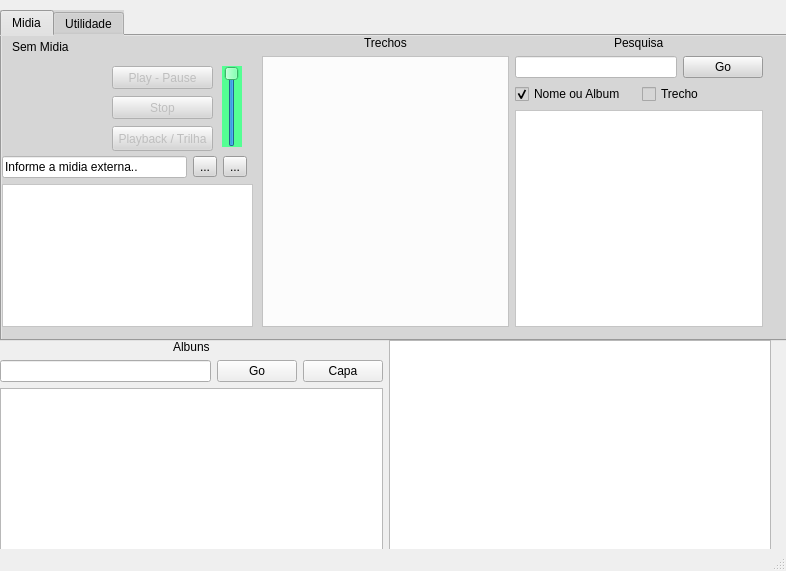
<?xml version="1.0" encoding="UTF-8"?>
<ui version="4.0">
 <class>MainWindow</class>
 <widget class="QMainWindow" name="MainWindow">
  <property name="geometry">
   <rect>
    <x>0</x>
    <y>0</y>
    <width>786</width>
    <height>571</height>
   </rect>
  </property>
  <property name="minimumSize">
   <size>
    <width>771</width>
    <height>310</height>
   </size>
  </property>
  <property name="windowTitle">
   <string>Sono7</string>
  </property>
  <property name="documentMode">
   <bool>false</bool>
  </property>
  <widget class="QWidget" name="centralwidget">
   <widget class="QTabWidget" name="tabWidget">
    <property name="geometry">
     <rect>
      <x>0</x>
      <y>10</y>
      <width>1451</width>
      <height>331</height>
     </rect>
    </property>
    <property name="styleSheet">
     <string notr="true">background-color: rgb(214, 214, 214);</string>
    </property>
    <property name="currentIndex">
     <number>0</number>
    </property>
    <property name="usesScrollButtons">
     <bool>false</bool>
    </property>
    <widget class="QWidget" name="tab">
     <attribute name="title">
      <string>Midia</string>
     </attribute>
     <widget class="QLabel" name="iconeMusica">
      <property name="geometry">
       <rect>
        <x>10</x>
        <y>30</y>
        <width>81</width>
        <height>81</height>
       </rect>
      </property>
      <property name="text">
       <string/>
      </property>
      <property name="pixmap">
       <pixmap>logoAdv.png</pixmap>
      </property>
      <property name="scaledContents">
       <bool>true</bool>
      </property>
      <property name="buddy">
       <cstring>mudarTrack</cstring>
      </property>
     </widget>
     <widget class="QPushButton" name="play">
      <property name="enabled">
       <bool>false</bool>
      </property>
      <property name="geometry">
       <rect>
        <x>110</x>
        <y>30</y>
        <width>101</width>
        <height>23</height>
       </rect>
      </property>
      <property name="text">
       <string>Play - Pause</string>
      </property>
      <property name="icon">
       <iconset>
        <normaloff>botao-de-play-pause_318-43701.jpg</normaloff>botao-de-play-pause_318-43701.jpg</iconset>
      </property>
      <property name="checkable">
       <bool>true</bool>
      </property>
      <property name="checked">
       <bool>false</bool>
      </property>
     </widget>
     <widget class="QPushButton" name="stop">
      <property name="enabled">
       <bool>false</bool>
      </property>
      <property name="geometry">
       <rect>
        <x>110</x>
        <y>60</y>
        <width>101</width>
        <height>23</height>
       </rect>
      </property>
      <property name="text">
       <string>Stop</string>
      </property>
     </widget>
     <widget class="QPushButton" name="mudarTrack">
      <property name="enabled">
       <bool>false</bool>
      </property>
      <property name="geometry">
       <rect>
        <x>110</x>
        <y>90</y>
        <width>101</width>
        <height>25</height>
       </rect>
      </property>
      <property name="styleSheet">
       <string notr="true"/>
      </property>
      <property name="text">
       <string>Playback / Trilha</string>
      </property>
      <property name="iconSize">
       <size>
        <width>30</width>
        <height>16</height>
       </size>
      </property>
      <property name="checkable">
       <bool>true</bool>
      </property>
     </widget>
     <widget class="QSlider" name="verticalSlider">
      <property name="geometry">
       <rect>
        <x>220</x>
        <y>30</y>
        <width>20</width>
        <height>81</height>
       </rect>
      </property>
      <property name="styleSheet">
       <string notr="true">background-color: rgb(84, 255, 147);</string>
      </property>
      <property name="maximum">
       <number>100</number>
      </property>
      <property name="value">
       <number>100</number>
      </property>
      <property name="sliderPosition">
       <number>100</number>
      </property>
      <property name="orientation">
       <enum>Qt::Vertical</enum>
      </property>
     </widget>
     <widget class="QLabel" name="reproduzindo">
      <property name="geometry">
       <rect>
        <x>10</x>
        <y>0</y>
        <width>251</width>
        <height>21</height>
       </rect>
      </property>
      <property name="styleSheet">
       <string notr="true">font: 75 italic 12pt &quot;Sans Serif&quot;;</string>
      </property>
      <property name="text">
       <string>Sem Midia</string>
      </property>
     </widget>
     <widget class="QWidget" name="gridLayoutWidget">
      <property name="geometry">
       <rect>
        <x>0</x>
        <y>120</y>
        <width>251</width>
        <height>171</height>
       </rect>
      </property>
      <layout class="QGridLayout" name="gridLayout">
       <item row="1" column="0">
        <widget class="QLineEdit" name="label_2">
         <property name="styleSheet">
          <string notr="true">background-color: rgb(255, 255, 255);
font: 8pt &quot;Sans Serif&quot;;</string>
         </property>
         <property name="text">
          <string>Informe a midia externa..</string>
         </property>
        </widget>
       </item>
       <item row="1" column="1">
        <widget class="QToolButton" name="adicionar">
         <property name="text">
          <string>...</string>
         </property>
         <property name="icon">
          <iconset>
           <normaloff>botao-de-play_318-40670.jpg</normaloff>botao-de-play_318-40670.jpg</iconset>
         </property>
         <property name="popupMode">
          <enum>QToolButton::InstantPopup</enum>
         </property>
        </widget>
       </item>
       <item row="1" column="2">
        <widget class="QToolButton" name="toolButton_2">
         <property name="text">
          <string>...</string>
         </property>
        </widget>
       </item>
       <item row="2" column="0" colspan="4">
        <widget class="QListWidget" name="lista_musicas">
         <property name="cursor" stdset="0">
          <cursorShape>PointingHandCursor</cursorShape>
         </property>
         <property name="acceptDrops">
          <bool>true</bool>
         </property>
         <property name="toolTip">
          <string notr="true"/>
         </property>
         <property name="statusTip">
          <string notr="true"/>
         </property>
         <property name="whatsThis">
          <string notr="true"/>
         </property>
         <property name="accessibleName">
          <string notr="true"/>
         </property>
         <property name="styleSheet">
          <string notr="true">background-color: rgb(255, 255, 255);</string>
         </property>
         <property name="viewMode">
          <enum>QListView::ListMode</enum>
         </property>
         <property name="modelColumn">
          <number>0</number>
         </property>
         <property name="uniformItemSizes">
          <bool>true</bool>
         </property>
        </widget>
       </item>
      </layout>
     </widget>
     <widget class="QWidget" name="horizontalLayoutWidget_3">
      <property name="geometry">
       <rect>
        <x>260</x>
        <y>0</y>
        <width>501</width>
        <height>291</height>
       </rect>
      </property>
      <layout class="QHBoxLayout" name="horizontalLayout_5">
       <item>
        <layout class="QVBoxLayout" name="verticalLayout_2">
         <item alignment="Qt::AlignHCenter">
          <widget class="QLabel" name="trechos3">
           <property name="styleSheet">
            <string notr="true">font: 75 14pt &quot;Sans Serif&quot;;</string>
           </property>
           <property name="text">
            <string>Trechos</string>
           </property>
          </widget>
         </item>
         <item>
          <widget class="QListWidget" name="lista_trecho">
           <property name="styleSheet">
            <string notr="true">background-color: rgb(252, 252, 252);</string>
           </property>
          </widget>
         </item>
        </layout>
       </item>
       <item>
        <layout class="QVBoxLayout" name="verticalLayout">
         <item alignment="Qt::AlignHCenter">
          <widget class="QLabel" name="label_3">
           <property name="styleSheet">
            <string notr="true">font: 75 14pt &quot;Sans Serif&quot;;</string>
           </property>
           <property name="text">
            <string>Pesquisa</string>
           </property>
          </widget>
         </item>
         <item>
          <layout class="QHBoxLayout" name="horizontalLayout">
           <item>
            <widget class="QLineEdit" name="pesquisa">
             <property name="styleSheet">
              <string notr="true">background-color: rgb(255, 255, 255);</string>
             </property>
            </widget>
           </item>
           <item>
            <widget class="QPushButton" name="botaopesquisa">
             <property name="text">
              <string>Go</string>
             </property>
            </widget>
           </item>
          </layout>
         </item>
         <item>
          <layout class="QHBoxLayout" name="horizontalLayout_2">
           <item>
            <widget class="QCheckBox" name="nomep">
             <property name="text">
              <string>Nome ou Album</string>
             </property>
             <property name="checked">
              <bool>true</bool>
             </property>
            </widget>
           </item>
           <item>
            <widget class="QCheckBox" name="Profissao">
             <property name="text">
              <string>Trecho</string>
             </property>
            </widget>
           </item>
          </layout>
         </item>
         <item>
          <widget class="QListWidget" name="listadevalores">
           <property name="styleSheet">
            <string notr="true">font: 75 italic 9pt &quot;Sans Serif&quot;;
background-color: rgb(255, 255, 255);
font: 9pt &quot;Sans Serif&quot;;</string>
           </property>
          </widget>
         </item>
        </layout>
       </item>
      </layout>
     </widget>
    </widget>
    <widget class="QWidget" name="tab_2">
     <attribute name="title">
      <string>Utilidade</string>
     </attribute>
    </widget>
   </widget>
   <widget class="QWidget" name="horizontalLayoutWidget_2">
    <property name="geometry">
     <rect>
      <x>0</x>
      <y>340</y>
      <width>771</width>
      <height>211</height>
     </rect>
    </property>
    <layout class="QHBoxLayout" name="horizontalLayout_4">
     <item>
      <layout class="QVBoxLayout" name="verticalLayout_3">
       <item alignment="Qt::AlignHCenter">
        <widget class="QLabel" name="label">
         <property name="styleSheet">
          <string notr="true">font: 75 12pt &quot;Sans Serif&quot;;</string>
         </property>
         <property name="text">
          <string>Albuns</string>
         </property>
        </widget>
       </item>
       <item>
        <layout class="QHBoxLayout" name="horizontalLayout_3">
         <item>
          <widget class="QLineEdit" name="pesquisarAlbum"/>
         </item>
         <item>
          <widget class="QPushButton" name="botaoAlbum">
           <property name="text">
            <string>Go</string>
           </property>
          </widget>
         </item>
         <item>
          <widget class="QPushButton" name="imagem">
           <property name="text">
            <string>Capa</string>
           </property>
          </widget>
         </item>
        </layout>
       </item>
       <item>
        <widget class="QListWidget" name="album"/>
       </item>
      </layout>
     </item>
     <item>
      <widget class="QListWidget" name="conteudoAlbum"/>
     </item>
    </layout>
   </widget>
  </widget>
  <widget class="QStatusBar" name="statusBar"/>
 </widget>
 <resources/>
 <connections/>
</ui>
